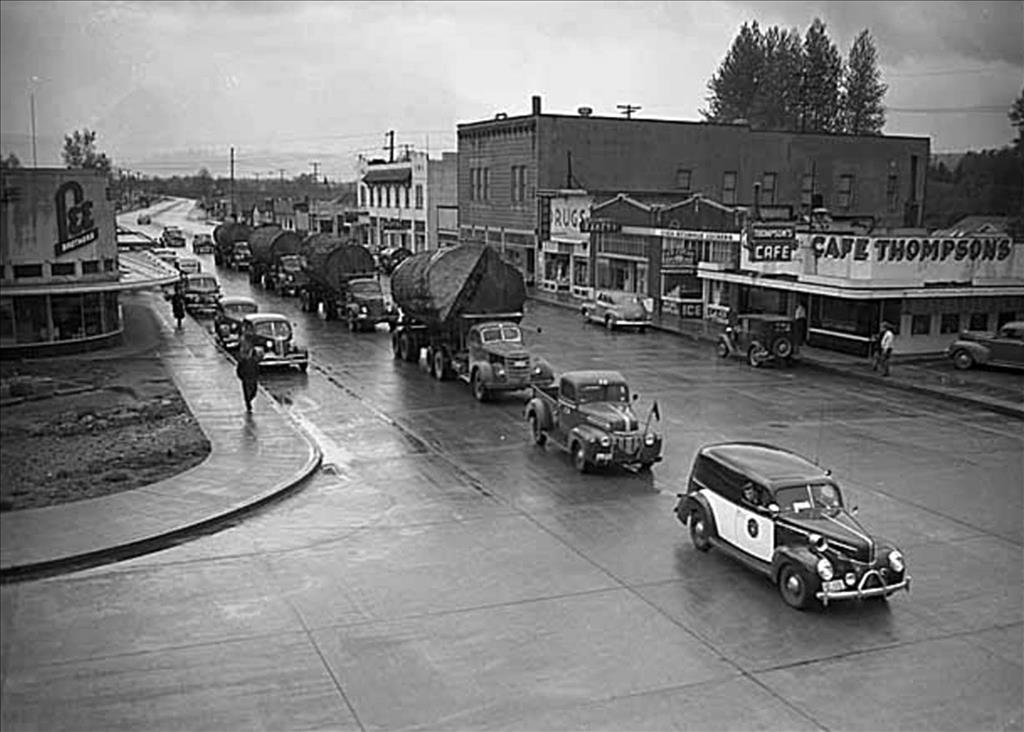
#> input picture north-bend.jpg, 1024 x 732 px
$ python north_bend_scene_example.py
#> lines starting #> are read from the running program, lines starting #| are printed output that depends on the picture
### snovalleyai_image_processing/Derivative.py
import numpy as np
from typing import Tuple


def compute_derivatives_tvd(image: np.ndarray) -> Tuple[np.ndarray, np.ndarray]:
    '''
    Derivative using total variation diminishing (TVD) approach.
    https://en.wikipedia.org/wiki/Total_variation_diminishing
    Second order in smooth regions and first order in non-smooth regions.
    '''
    xSize = image.shape[1]
    ySize = image.shape[0]

    # compute dx
    dxc = np.arange(1, xSize-1)
    dxl = np.arange(0, xSize-2)
    dxr = np.arange(2, xSize)

    dL = image[:, dxc]-image[:, dxl]
    dR = image[:, dxr]-image[:, dxc]
    dc = 0.5*(dL+dR)

    dI = minmod(dL, dR, dc)
    dI = dI[1:(ySize-1), :]

    # compute dy
    dyc = np.arange(1, ySize-1)
    dyl = np.arange(0, ySize-2)
    dyr = np.arange(2, ySize)

    dL = image[dyc, :]-image[dyl, :]
    dR = image[dyr, :]-image[dyc, :]
    dc = 0.5*(dL+dR)

    dJ = minmod(dL, dR, dc)
    dJ = dJ[:, 1:(xSize-1)]

    return dI, dJ


def compute_derivatives_central(image: np.ndarray) -> Tuple[np.ndarray, np.ndarray]:
    '''
    Derivative computed by a central difference
    Second order accurate all around.
    '''
    xSize = image.shape[1]
    ySize = image.shape[0]

    # compute dx
    dxl = np.arange(0, xSize-2)
    dxr = np.arange(2, xSize)

    dc = 0.5*(image[:, dxr]-image[:, dxl])
    dI = dc[1:(ySize-1), :]

    # compute dy
    dyl = np.arange(0, ySize-2)
    dyr = np.arange(2, ySize)

    dc = 0.5*(image[dyr, :]-image[dyl, :])
    dJ = dc[:, 1:(xSize-1)]

    return dI, dJ


# [6 lines left out: function compute_derivative_ls, not called in this run]


def minmod(a: np.ndarray, b: np.ndarray, c: np.ndarray) -> np.ndarray:
    '''
    minmod TVD limiter.  Picks the smallest of the left, right and central difference.
    '''
    xl = np.where((np.absolute(a) < np.absolute(b)) &
                  (np.absolute(a) < np.absolute(c)), a, 0)
    xr = np.where((np.absolute(b) < np.absolute(a)) &
                  (np.absolute(b) < np.absolute(c)), b, 0)
    xc = np.where((np.absolute(c) <= np.absolute(a)) &
                  (np.absolute(c) <= np.absolute(b)), c, 0)

    return xl+xr+xc


def stream_vectors(image: np.ndarray, func) -> Tuple[np.ndarray, np.ndarray]:
    dX, dY = func(image)
    return dY, -dX


def gradient_magnitude(image: np.ndarray, func) -> np.ndarray:
    dX, dY = compute_derivatives_tvd(image)
    return np.sqrt(dX*dX+dY*dY)


def stream_vectors_central(image: np.ndarray) -> np.ndarray:
    return stream_vectors(image, compute_derivatives_central)


def stream_vectors_tvd(image: np.ndarray) -> np.ndarray:
    return stream_vectors(image, compute_derivatives_tvd)


def gradient_magnitude_central(image: np.ndarray) -> np.ndarray:
    return gradient_magnitude(image, compute_derivatives_central)


def gradient_magnitude_tvd(image: np.ndarray) -> np.ndarray:
    return gradient_magnitude(image, compute_derivatives_tvd)

### snovalleyai_image_processing/Path.py
'''
Compute the path based on stream vectors
'''
from . Derivative import *


class PathData:

    def __init__(self, pathObj):
        self.visited = np.zeros(pathObj.shape)

    '''
    Compute a parameterization that follows the stream vectors
    from a give starting point.
    '''

    def Path(self, dX, dY, x0, y0, pathSet=set()):

        done = False
        x = x0
        y = y0

        lastX = x
        lastY = y

        path = []
        oldLen = len(path)
        while done == False:

            # We need a unique value so we can test if the path overlaps.
            pathSet.add(str(x)+','+str(y))

            # If the path intersects itself we need to stop
            if oldLen == len(pathSet):
                path.append([x, y])
                self.visited[y, x] = 1
                done = True
                break

            # otherwise add the new element
            self.visited[y, x] = 1
            path.append([x, y])

            oldLen = len(pathSet)

            # compute the next cell in the path
            tx, ty = self.nextBest(dX, dY, x, y, lastX, lastY)

            lastX = x
            lastY = y

            x = tx
            y = ty

        return path

    '''
    Find the next best cell in the path
    '''

    def nextBest(self, dX, dY, x, y, lastX, lastY):

        shape = dX.shape

        dx = dX[y, x]
        dy = dY[y, x]

        d = np.sqrt(dX*dX+dY*dY)

        # these are the non corner values
        tx = x
        ty = y

        # this will be the diagonal values
        ox = x
        oy = y

        if dx == 0 and dy == 0:

            # Construct an array with all the neighbors and make a choice based on which has the largest gradient magnitude.
            a = []
            if y+1 < shape[0]:
                a.append({'d': d[y+1, x], 'p': [x, y+1]})
            if y-1 >= 0:
                a.append({'d': d[y-1, x], 'p': [x, y-1]})
            if x+1 < shape[1]:
                a.append({'d': d[y, x+1], 'p': [y, x+1]})
            if x-1 >= 0:
                a.append({'d': d[y, x-1], 'p': [y, x-1]})

            a.sort(key=lambda val: val['d'], reverse=True)

            # Try something else we didn't try
            result = a[0]

            if a[0]['p'] == [lastX, lastY]:
                result = a[1]

            ox = result['p'][0]
            oy = result['p'][1]
            tx = ox
            ty = oy

        elif dx >= 0 and dy >= 0:
            ox = x+1
            oy = y+1
            if abs(dx) > abs(dy):
                tx = x + 1
            else:
                ty = y + 1

            #print('in 1')
        elif dx >= 0 and dy <= 0:
            ox = x+1
            oy = y-1
            if abs(dx) > abs(dy):
                tx = x + 1
            else:
                ty = y - 1

            #print('in 2',dx,dy)
        elif dx <= 0 and dy >= 0:
            ox = x-1
            oy = y+1
            if abs(dx) > abs(dy):
                tx = x - 1
            else:
                ty = y + 1

            #print('in 3',dx,dy,d[oy,ox],d[tx,tx])
        elif dx <= 0 and dy <= 0:
            ox = x-1
            oy = y-1
            if abs(dx) > abs(dy):
                tx = x - 1
            else:
                ty = y - 1
            #print('in 4')

        shape = dX.shape
        if ox >= shape[1] or ox < 0:
            return x, y
        if oy >= shape[0] or oy < 0:
            return x, y

        fx = tx
        fy = ty
        if d[oy, ox] > d[ty, tx]:
            fx = ox
            fy = oy
        # print('fx,fy',fx,fy)
        return fx, fy

    '''
    Compute the absolute gradient for every cell and store
    in the list with the largest gradient first.  This is used
    to compute the starting point for computing stream vectors.
    '''

    def sortAbs(self, image):

        d = gradient_magnitude_tvd(image)
        shape = d.shape
        print('gradient mag.shape', shape)
        a = []
        for i in range(0, shape[0]):
            for j in range(0, shape[1]):
                a.append({'pos': [j, i], 'd': abs(d[i, j])})

        a.sort(key=lambda x: x['d'], reverse=True)

        return a

    def constructPathList(self, X0, maxPaths=1):

        # TODO These probably shouldn't be in here since we are duplicating work.
        dX, dY = stream_vectors_central(X0)
        d = gradient_magnitude_central(X0)

        # Compute the location of the maximum gradients
        #pathData = PathData(d)
        gradList = self.sortAbs(X0)

        pathList = []
        count = 0
        index = 0
        while count < maxPaths:
            # using the first element in the dictionary follow the streamvectors
            pos = gradList[index]['pos']
            index = index+1

            # Try and parametrize the image starting at the given position.
            # Yes, the reversal of x and y is correct. I need to fix this, but the display actually has y as the first variable and x as second!
            if self.visited[pos[1], pos[0]] == 1:
                continue

            path = self.Path(dX, dY, pos[0], pos[1])

            path = np.array(path)
            pathList.append(path)
            count = count+1
            print('count', count)

        return pathList

### north_bend_scene_example.py
from sklearn.datasets import fetch_openml
import matplotlib.pyplot as plt
from snovalleyai_image_processing.Derivative import *
from snovalleyai_image_processing.Path import *
import cv2

img_path = './north-bend.jpg'
img = cv2.imread(img_path, 0)
#> img is the input picture: shape (732, 1024); min 0, max 255, mean 122.6
#X0 = cv2.resize(img, (int(732/4), int(1024/4)))
X0 = cv2.resize(img, (500, 500))
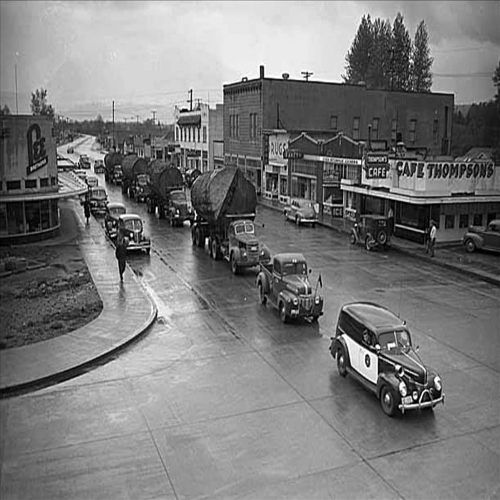
#> X0: shape (500, 500); min 0, max 255, mean 122.5
shape = X0.shape
#> shape = (500, 500)
mx = shape[0]
#> mx = 500
my = shape[1]
#> my = 500

X0 = np.int16(np.flip(X0))
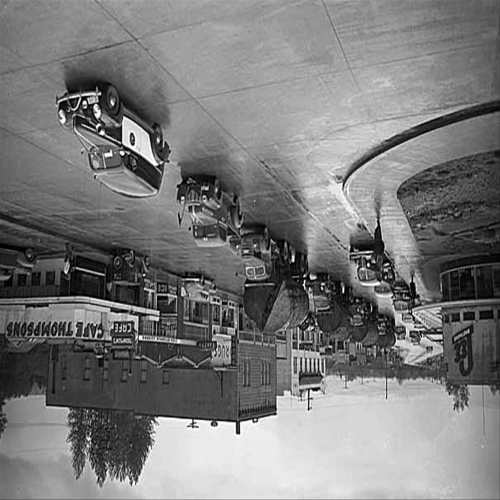
#> X0: shape (500, 500) int16; min 0, max 255, mean 122.5

dXg, dYg = compute_derivatives_central(X0)
dX, dY = stream_vectors_central(X0)
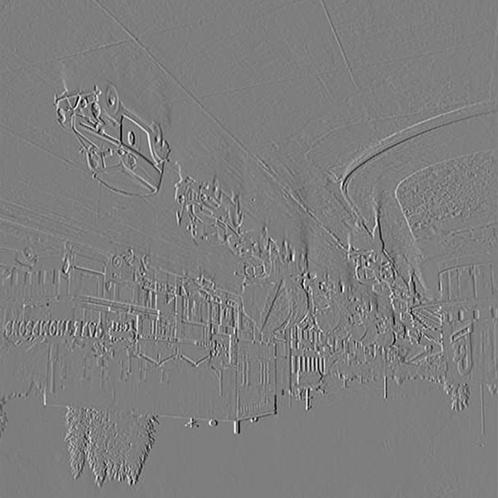
#> dY: shape (498, 498) float64; min -125.5, max 127.5, mean 0; drawn with min black and max white

d = gradient_magnitude_central(X0)
#> in compute_derivatives_tvd, `dJ = dJ[:, 1:(xSize-1)]`:
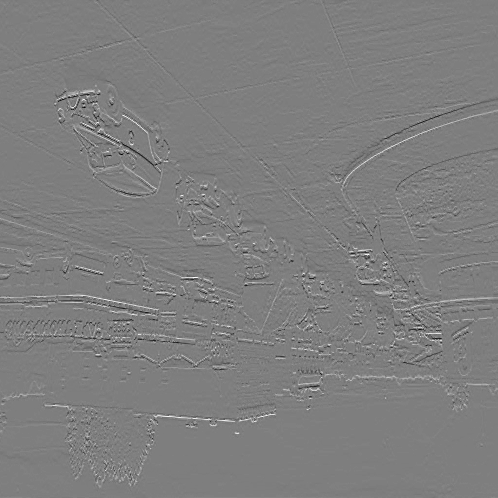
#> dJ: shape (498, 498) float64; min -119, max 120, mean 0; drawn with min black and max white
#> in gradient_magnitude, `return np.sqrt(dX*dX+dY*dY)`:
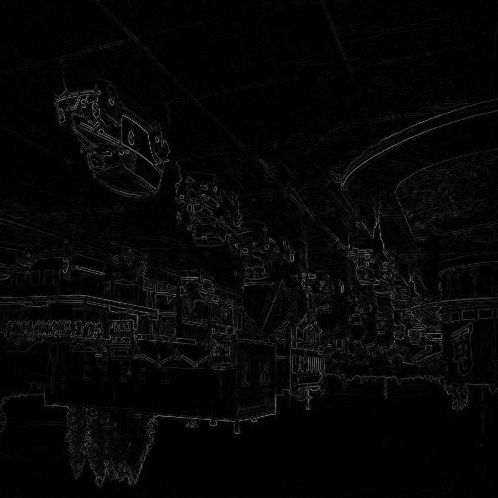
#> returned value: shape (498, 498) float64; min 0, max 141.4, mean 6.9

pathData = PathData(d)

maxPaths = 100
pathList = pathData.constructPathList(X0, maxPaths)
#| gradient mag.shape (498, 498)
#> after the loop in sortAbs, `for i in range(0, shape[0]):`: a = 248004 items
#> the loop in constructPathList, `while count < maxPaths:` made 245 passes
#> pos on passes 1 to 2: [99, 130], [320, 373]
#> pass 1, in nextBest, `d = np.sqrt(dX*dX+dY*dY)`:
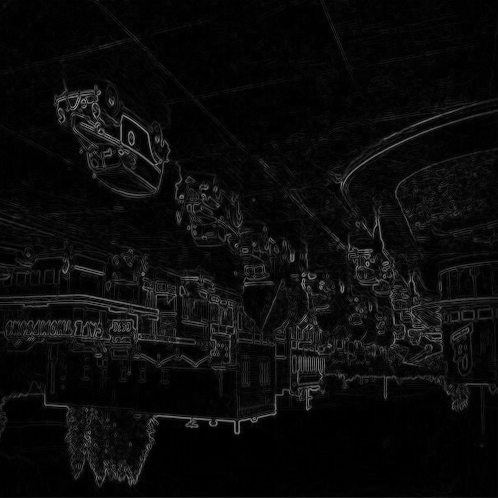
#> d: shape (498, 498) float64; min 0, max 149.8, mean 11.3

plt.subplot(2, 2, 1)
plt.pcolor(X0[1:mx-1, 1:my-1])
plt.title('Original image')

plt.subplot(2, 2, 2)
plt.pcolor(X0[1:mx-1, 1:my-1])
for i in range(0, maxPaths):
    plt.plot(pathList[i][:, 0], pathList[i][:, 1], color='red')
plt.title('Parameterization')

plt.subplot(2, 2, 3)
plt.quiver(dX[0:dX.shape[0]:4, 0:dX.shape[1]:4], dY[0:dX.shape[0]
           :4, 0:dX.shape[1]:4], units='width', scale=1000)
plt.title('Stream vectors')

plt.subplot(2, 2, 4)
plt.pcolor(d)
plt.title('Gradient magnitude')

plt.show()
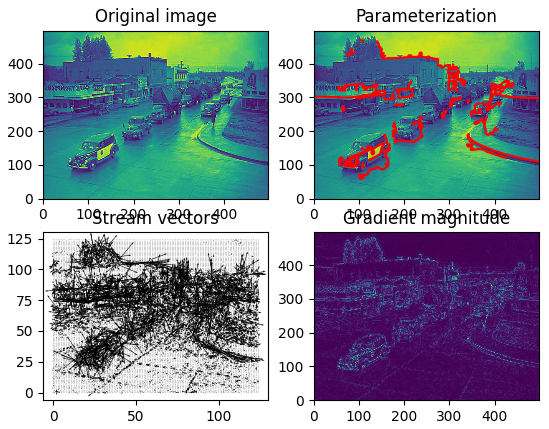
#> figure drawn by matplotlib, 4 panels

$ run again, with NorthBendParameterization.png saved as north-bend.jpg
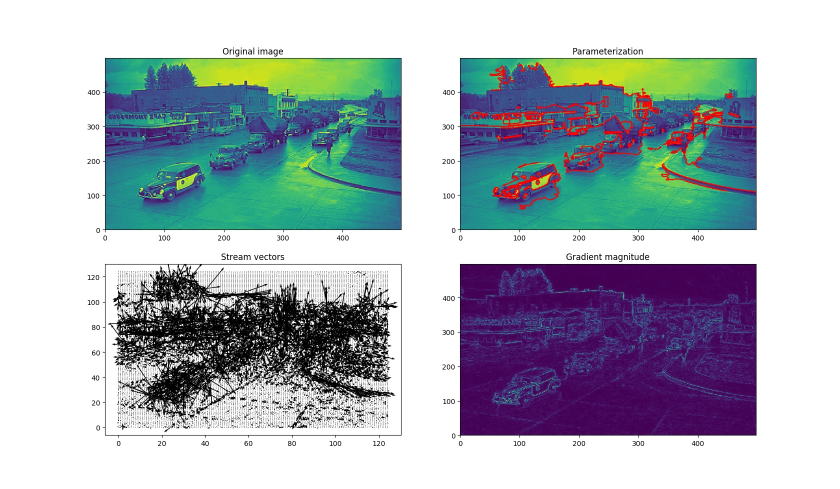
#> input picture NorthBendParameterization.png, 1680 x 978 px (shown at 1/2 size)
#> xl: shape (498, 500) int16
#> xr: shape (498, 500) int16
#> xc: shape (498, 500) float64
#| gradient mag.shape (498, 498)
#> after the loop in sortAbs, `for i in range(0, shape[0]):`: a = 248004 items
#> the loop in constructPathList, `while count < maxPaths:` made 114 passes
#> pos on passes 1 to 8: [346, 165], [298, 81], [325, 115], [392, 125], [409, 89], [299, 95], [381, 81], [305, 194]
#> pass 1, in nextBest, `d = np.sqrt(dX*dX+dY*dY)`:
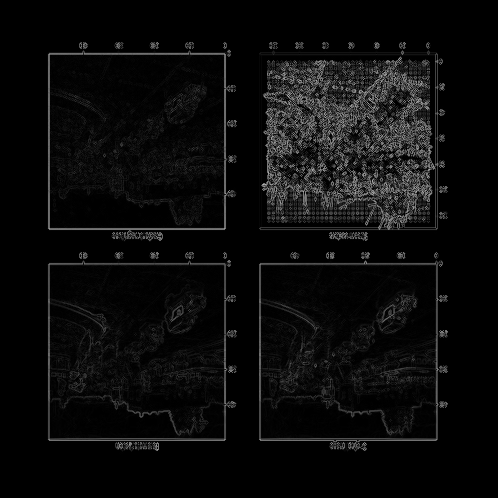
#> d: shape (498, 498) float64; min 0, max 179.3, mean 11.6
#> `plt.show()`:
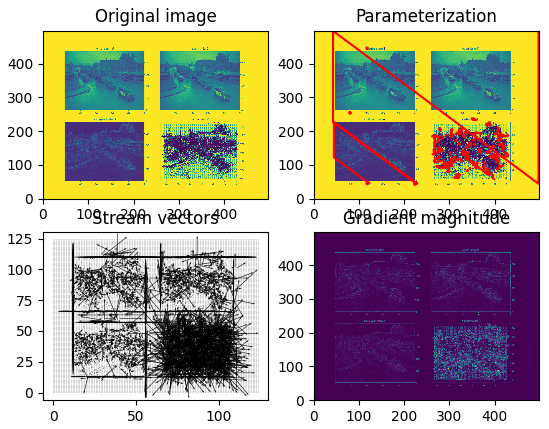
#> figure drawn by matplotlib, 4 panels
